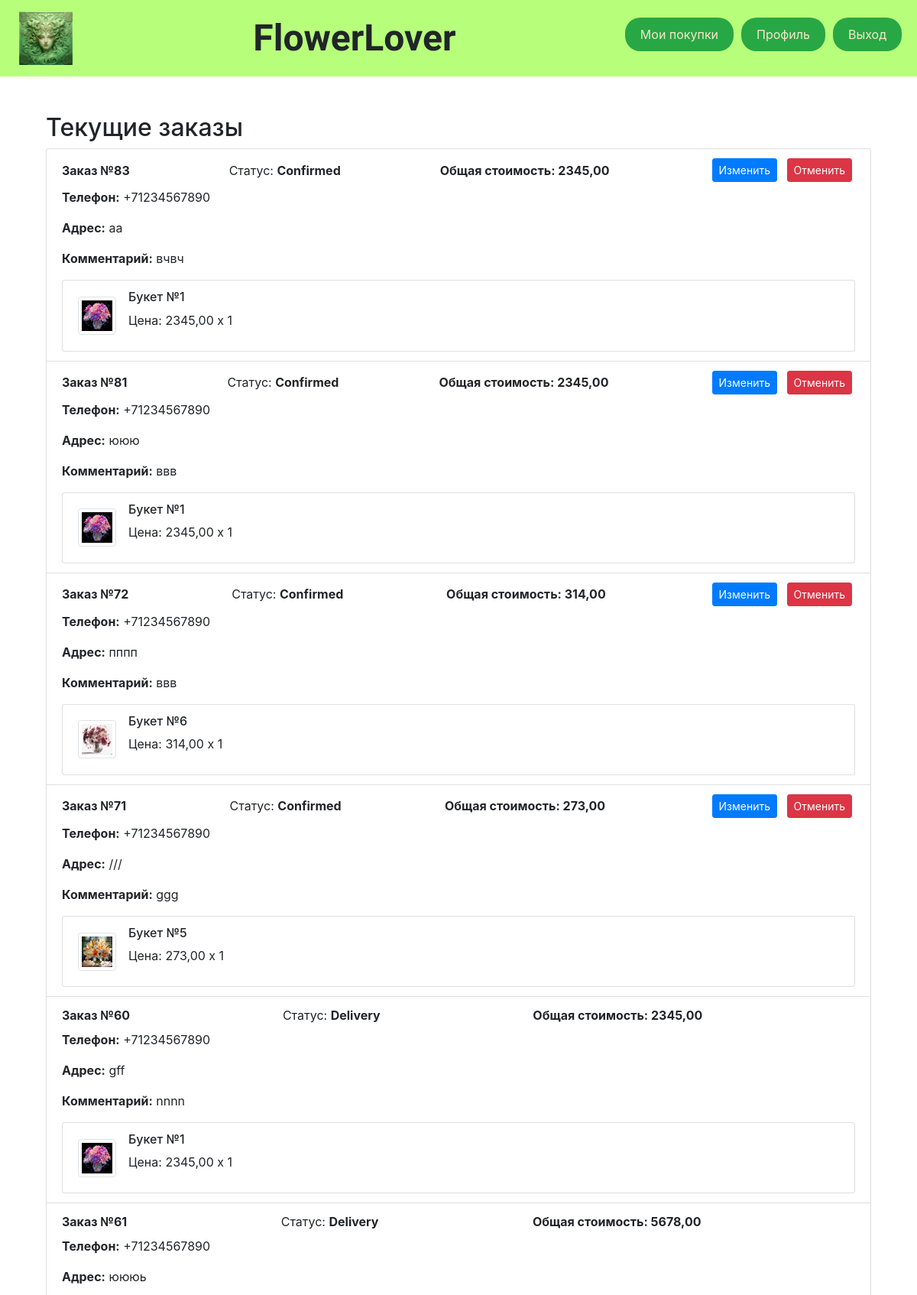
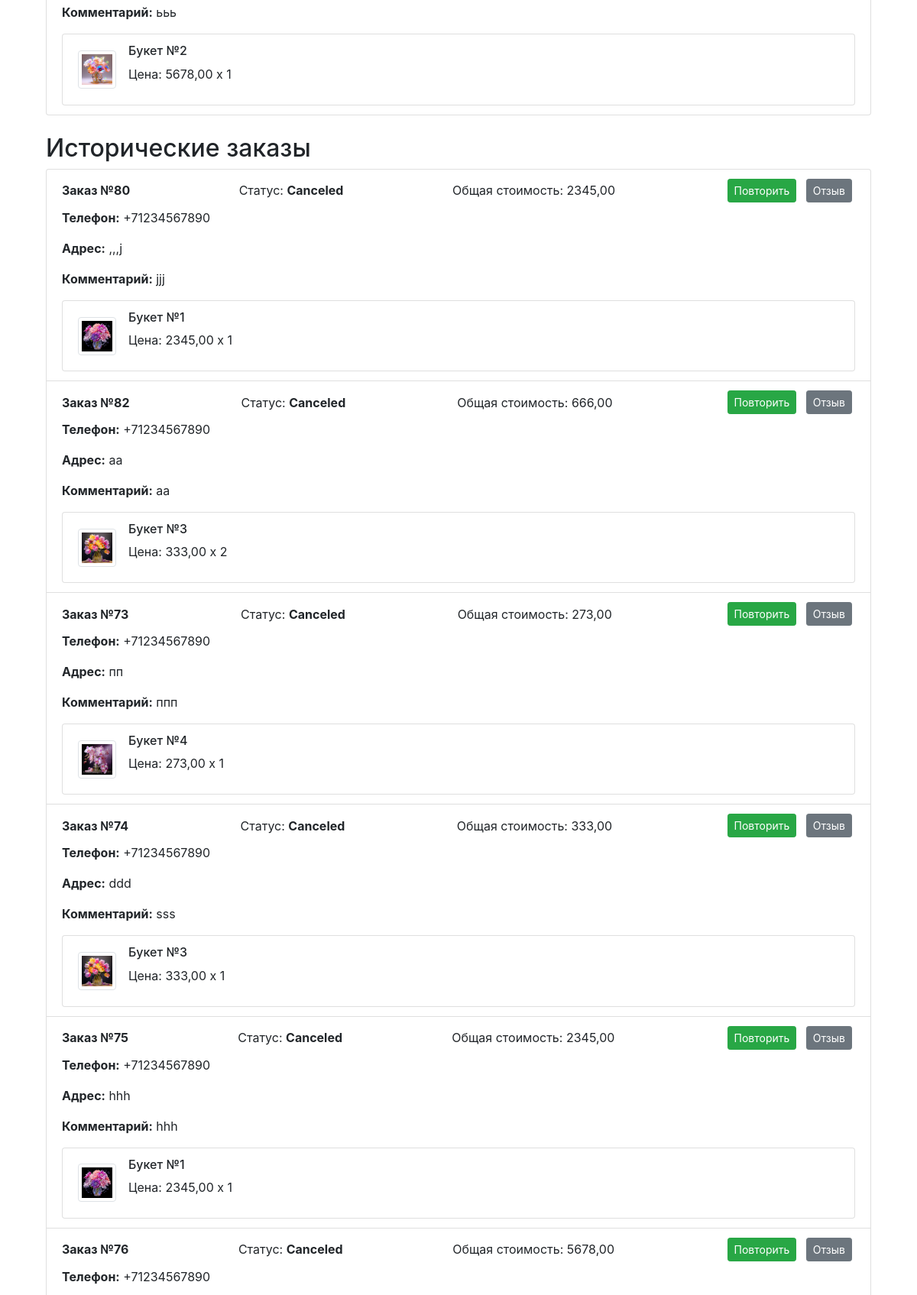
The app's page /purchase/ (signed in, upper part) with its own data (2 pictures, top to bottom).
### business_app/models.py (models this page shows, shortened)
class Order(LifecycleModel):
    STATUS_PENDING = 'pending'
    STATUS_CONFIRMED = 'confirmed'
    STATUS_DELIVERY = 'delivery'
    STATUS_CANCELED = 'canceled'
    STATUS_COMPLETED = 'completed'
    STATUS_CHOICES = [
        (STATUS_PENDING, 'Pending'),
        (STATUS_CONFIRMED, 'Confirmed'),
        (STATUS_DELIVERY, 'Delivery'),
        (STATUS_CANCELED, 'Canceled'),
        (STATUS_COMPLETED, 'Completed'),
    ]
    user = models.ForeignKey(User, on_delete=models.CASCADE, related_name='orders')
    items = models.ManyToManyField('Product', through='OrderItem', related_name='orders')
    total_amount = models.DecimalField(max_digits=8, decimal_places=2, default=0)
    phone = models.CharField(max_length=12)
    address = models.TextField(max_length=120)
    comment = models.TextField(max_length=120, blank=True, null=True)
    telegram_key = models.CharField(max_length=100, blank=True, null=True)
    status = models.CharField(max_length=20, choices=STATUS_CHOICES, default=STATUS_CONFIRMED)
    status_datetime = models.DateTimeField(auto_now_add=True)

class OrderItem(models.Model):
    objects = None
    product = models.ForeignKey(Product, on_delete=models.CASCADE)
    order = models.ForeignKey('Order', on_delete=models.CASCADE)
    quantity = models.PositiveIntegerField(default=1)

class Product(models.Model):
    DoesNotExist = None
    objects = None
    name = models.CharField(max_length=50)
    description = models.TextField(max_length=255)
    price = models.DecimalField(max_digits=8, decimal_places=2)
    image = models.ImageField(upload_to='myproject/media/', default='no_photo.jpg')
    is_active = models.BooleanField(default=True)  # Поле для статуса активности
    class Meta:
        permissions = [
            ("customer", "Покупатель"),
            ("salesman", "Продавец"),
        ]

### business_app/views.py (the view)
    @login_required(login_url='page_errors')
    @user_passes_test(is_in_group('customer'), login_url='page_errors', redirect_field_name=None)
    @order_belongs_to_user
    def _wrapped_view(request, *args, **kwargs):
        try:
            return view_func(request, *args, **kwargs)
        except Exception as e:
            logger.error(f"Ошибка в представлении {view_func.__name__}: {e}")
            return HttpResponseServerError("Произошла внутренняя ошибка сервера.")

### business_app/context_processors.py (called while the page is built)
def user_group_context(request):
    if request.user.is_authenticated:
        group_names = request.user.groups.values_list('name', flat=True)
        return {
            'is_customer': 'customer' in group_names or request.user.is_superuser,
            'is_salesman': 'salesman' in group_names or request.user.is_superuser,
        }
    return {
        'is_customer': False,
        'is_salesman': False,
    }

### business_app/views.py (called while the page is built)
def is_in_group(group_name):
    def check(user):
        try:
            result = user.groups.filter(name=group_name).exists()
            logger.debug(f"Проверка принадлежности к группе '{group_name}' для пользователя {user.username}: {result}")
            return result
        except Exception as e:
            logger.error(f"Ошибка при проверке группы пользователя: {e}")
            return False
    return check

def order_belongs_to_user(view_func):
    @wraps(view_func)
    def _wrapped_view(request, *args, **kwargs):
        order_id = kwargs.get('order_id')
        try:
            if order_id is not None:
                order = get_object_or_404(Order, id=order_id)
                logger.debug(f"Заказ с ID {order_id} найден для пользователя {request.user.username}")
                if order.user != request.user:
                    logger.warning(f"Пользователь {request.user.username} попытался получить доступ к чужому заказу с ID {order_id}")
                    return HttpResponseForbidden("Вы не можете редактировать этот заказ.")
        except Exception as e:
            logger.error(f"Ошибка при проверке заказа: {e}")
            return HttpResponseServerError("Произошла внутренняя ошибка сервера.")
        return view_func(request, *args, **kwargs)
    return _wrapped_view

def customer_required(view_func):
    @login_required(login_url='page_errors')
    @user_passes_test(is_in_group('customer'), login_url='page_errors', redirect_field_name=None)
    @order_belongs_to_user
    def _wrapped_view(request, *args, **kwargs):
        try:
            return view_func(request, *args, **kwargs)
        except Exception as e:
            logger.error(f"Ошибка в представлении {view_func.__name__}: {e}")
            return HttpResponseServerError("Произошла внутренняя ошибка сервера.")
    return _wrapped_view

@customer_required
def purchase(request):
    context = get_order_context(user=request.user)
    return render(request, 'business_app/purchase.html', context)

### business_app/templates/business_app/purchase.html (shortened to what this page needs)
{% extends 'base.html' %}
{% load bootstrap4 %}
{% block content %}
<div class="container mt-4">
    <h2>Текущие заказы</h2>
    <div class="list-group mb-4">
        {% for order in current_orders %}
            <div class="list-group-item">
                <div class="d-flex w-100 justify-content-between align-items-center">
                    <span><strong>Заказ №{{ order.id }}</strong></span>
                    <span>Статус: <strong>{{ order.get_status_display }}</strong></span>
                    <span><strong>Общая стоимость: {{ order.total_amount|floatformat:2 }}</strong></span>
                    <div>
                        {% if order.status == STATUS_PENDING or order.status == STATUS_CONFIRMED %}
                        <form method="post" action="{% url 'edit_order' order.id %}" style="display:inline;">
                            <button type="submit" class="btn btn-primary btn-sm mx-1">Изменить</button>
                        </form>
                        <form method="post" action="{% url 'cancel_order' order.id %}" style="display:inline;">
                            <button type="submit" class="btn btn-danger btn-sm mx-1">Отменить</button>
                        </form>
                        {% elif order.status == STATUS_COMPLETED or order.status == STATUS_CANCELED %}
                            <button class="btn btn-success btn-sm mx-1">Повторить</button>
                            <button class="btn btn-secondary btn-sm mx-1">Отзыв</button>
                        {% endif %}
                    </div>
                </div>
                <div class="mt-2">
                    <p><strong>Телефон:</strong> {{ order.phone }}</p>
                    <p><strong>Адрес:</strong> {{ order.address }}</p>
                    <p><strong>Комментарий:</strong> {{ order.comment }}</p>
                </div>
                <ul class="list-group mt-2">
                    {% for item in order.orderitem_set.all %}
                        <li class="list-group-item d-flex justify-content-between align-items-center">
                            <div class="d-flex align-items-center">
                                <img src="{{ item.product.image.url }}" alt="{{ item.product.name }}" class="img-thumbnail" style="width: 50px; height: 50px;">
                                <div class="ml-3">
                                    <h6>{{ item.product.name }}</h6>
                                    <p>Цена: {{ item.product.price }} x {{ item.quantity }}</p>
                                </div>
                            </div>
                        </li>
                    {% endfor %}
                </ul>
            </div>
        {% empty %}
            <p>Нет текущих заказов.</p>
        {% endfor %}
    </div>
    <h2>Исторические заказы</h2>
    <div class="list-group">
        {% for order in historical_orders %}
            <div class="list-group-item">
                <div class="d-flex w-100 justify-content-between align-items-center">
                    <span><strong>Заказ №{{ order.id }}</strong></span>
                    <span>Статус: <strong>{{ order.get_status_display }}</strong></span>
                    <span>Общая стоимость: {{ order.total_amount|floatformat:2 }}</span>
                    <div>
                        {% if order.status == STATUS_COMPLETED or order.status == STATUS_CANCELED %}
                                <button class="btn btn-success btn-sm mx-1">Повторить</button>
                            <form method="post" action="{% url 'review' order.id %}" style="display:inline;">
                                <button type="submit" class="btn btn-secondary btn-sm mx-1">Отзыв</button>
                            </form>
                        {% endif %}
                    </div>
                </div>
                <div class="mt-2">
                    <p><strong>Телефон:</strong> {{ order.phone }}</p>
                    <p><strong>Адрес:</strong> {{ order.address }}</p>
                    <p><strong>Комментарий:</strong> {{ order.comment }}</p>
                </div>
                <ul class="list-group mt-2">
                    {% for item in order.orderitem_set.all %}
                        <li class="list-group-item d-flex justify-content-between align-items-center">
                            <div class="d-flex align-items-center">
                                <img src="{{ item.product.image.url }}" alt="{{ item.product.name }}" class="img-thumbnail" style="width: 50px; height: 50px;">
                                <div class="ml-3">
                                    <h6>{{ item.product.name }}</h6>
                                    <p>Цена: {{ item.product.price }} x {{ item.quantity }}</p>
                                </div>
                            </div>
                        </li>
                    {% endfor %}
                </ul>
            </div>
        {% empty %}
            <p>Нет исторических заказов.</p>
        {% endfor %}
    </div>
</div>
{% endblock %}

### business_app/templates/base.html (shortened to what this page needs)
<!DOCTYPE html>
<html lang="en">
{% load static %}
<head>
    <link href="https://stackpath.bootstrapcdn.com/bootstrap/4.5.2/css/bootstrap.min.css" rel="stylesheet">
    <link href="{% static 'business_app/css/style.css' %}" rel="stylesheet">
</head>
<body>
    <div class="content-wrapper">
        <header class="header d-flex align-items-center">
            <img src="{% static 'business_app/images/logo_green.png' %}" alt="Logo">
            <div class="site-title">FlowerLover</div>
           <nav class="navigation">
                {% if user.is_authenticated %}
                    {% if user.is_superuser %}
                        <a href="{% url 'purchase' %}" class="nav-button">Мои покупки</a>
                        <a href="{% url 'sale' %}" class="nav-button">Мои продажи</a>
                    {% else %}
                        {% if is_customer %}
                            <a href="{% url 'purchase' %}" class="nav-button">Мои покупки</a>
                        {% endif %}
                    {% endif %}
                    <a href="{% url 'profile' %}" class="nav-button">Профиль</a>
                    <a href="{% url 'logout' %}" class="nav-button">Выход</a>
                {% else %}
                    <a href="{% url 'authorization' %}" class="nav-button">Вход</a>
                {% endif %}
            </nav>
        </header>
        <div class="container mt-4 mb-5">
            {% block content %}{% endblock %}
        </div>
    </div>
</body>
</html>

### business_app/static/business_app/css/style.css (style rules this page uses)
html, body { height: 100%; margin: 0; display: flex; flex-direction: column; }
.content-wrapper { flex: 1; }
.header { background-color: #B7FF7A; padding: 5px 0; text-align: center; }
.header { display: flex; justify-content: space-between; align-items: center; width: 100%; padding: 10px 20px; box-sizing: border-box; }
.header img { height: 70px; margin: 5px; }
.site-title { font-family: 'Dancing Script', cursive; font-weight: 700; font-size: 48px; margin-left: 10px; }
.navigation { display: flex; align-items: center; justify-content: flex-end; gap: 10px; }
.nav-button { background-color: #28a745 !important; color: #f7e7ce !important; border: none !important; border-radius: 20px !important; padding: 10px 20px !important; text-decoration: none !important; font-size: 16px !important; transition: background-color 0.3s !important; display: block; text-align: center; margin-bottom: 10px; }
.container { display: flex; flex-direction: column !important; }
.ml-3 { margin-left: 1rem; }

### records on screen
Order: id "83", status "Confirmed", total_amount "2345,00", shows "Изменить", phone "+71234567890", address "аа", comment "вчвч"
OrderItem: product.image (picture), product.name "Букет №1", product.price "2345,00", quantity "1"
Order: id "81", status "Confirmed", total_amount "2345,00", shows "Изменить", phone "+71234567890", address "ююю", comment "ввв"
OrderItem: product.image (picture), product.name "Букет №1", product.price "2345,00", quantity "1"
Order: id "72", status "Confirmed", total_amount "314,00", shows "Изменить", phone "+71234567890", address "пппп", comment "ввв"
OrderItem: product.image (picture), product.name "Букет №6", product.price "314,00", quantity "1"
Order: id "71", status "Confirmed", total_amount "273,00", shows "Изменить", phone "+71234567890", address "///", comment "ggg"
OrderItem: product.image (picture), product.name "Букет №5", product.price "273,00", quantity "1"
Order: id "60", status "Delivery", total_amount "2345,00", phone "+71234567890", address "gff", comment "nnnn"
OrderItem: product.image (picture), product.name "Букет №1", product.price "2345,00", quantity "1"
Order: id "61", status "Delivery", total_amount "5678,00", phone "+71234567890", address "юююь", comment "ььь"
OrderItem: product.image (picture), product.name "Букет №2", product.price "5678,00", quantity "1"
Order: id "80", status "Canceled", total_amount "2345,00", shows "Повторить", phone "+71234567890", address ",,,j", comment "jjj"
OrderItem: product.image (picture), product.name "Букет №1", product.price "2345,00", quantity "1"
Order: id "82", status "Canceled", total_amount "666,00", shows "Повторить", phone "+71234567890", address "аа", comment "аа"
OrderItem: product.image (picture), product.name "Букет №3", product.price "333,00", quantity "2"
Order: id "73", status "Canceled", total_amount "273,00", shows "Повторить", phone "+71234567890", address "пп", comment "ппп"
OrderItem: product.image (picture), product.name "Букет №4", product.price "273,00", quantity "1"
Order: id "74", status "Canceled", total_amount "333,00", shows "Повторить", phone "+71234567890", address "ddd", comment "sss"
OrderItem: product.image (picture), product.name "Букет №3", product.price "333,00", quantity "1"
Order: id "75", status "Canceled", total_amount "2345,00", shows "Повторить", phone "+71234567890", address "hhh", comment "hhh"
OrderItem: product.image (picture), product.name "Букет №1", product.price "2345,00", quantity "1"
Order: id "76", status "Canceled", total_amount "5678,00", shows "Повторить", phone "+71234567890"
